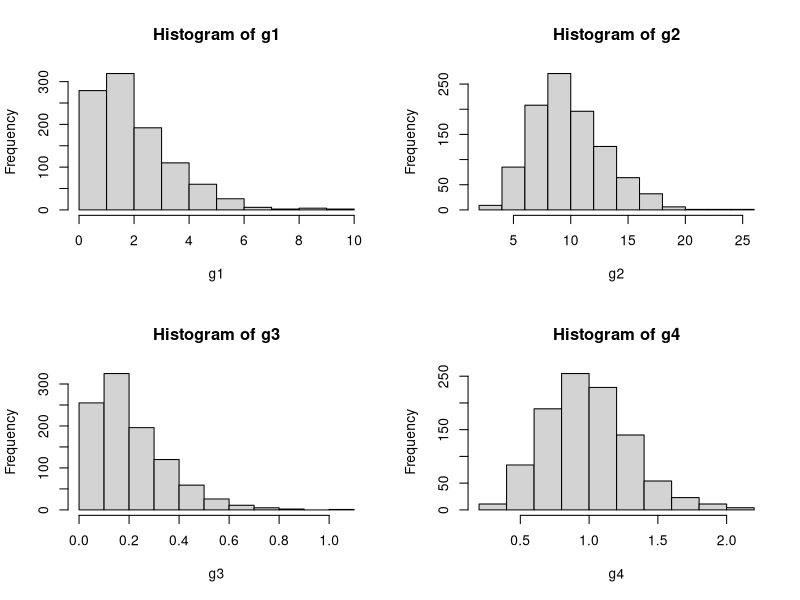
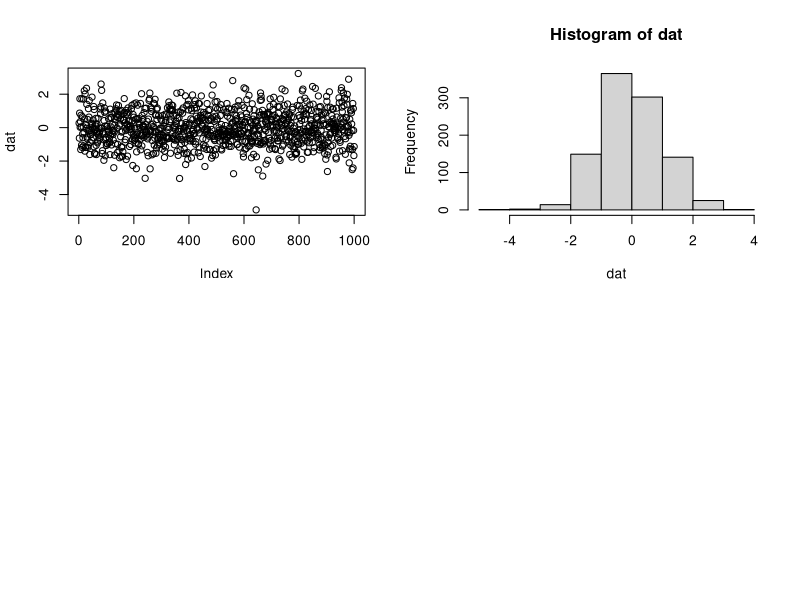

Source code (R) for these figures, in order: (Note: this script raises an error after producing the figures.)
## ---- chunk 1
set.seed(0)
g1 <- rgamma(1000, shape = 2, rate = 1)

set.seed(1)
g2 <- rgamma(1000, shape = 10, rate = 1)

set.seed(2)
g3 <- rgamma(1000, shape = 2, rate = 10)

set.seed(3)
g4 <- rgamma(1000, shape = 10, rate = 10)

par(mfrow = c(2,2))
hist(g1)
hist(g2)
hist(g3)
hist(g4)
## ---- chunk 2
(function(x, y){ z <- x^2 + y^2; x+y+z })(0:7, 1)
norm <- function(x) sqrt(x%*%x)
norm(1:4)

## ---- chunk 3
#Generate Random Data
set.seed(6)
dat <- rnorm(1000)
## ---- chunk 4
#Moffat 1D
#One Dimensional Moffat Model

#Model Formula
#f(x) = A(1+(x-mu)^2/gamma^2)^-alpha

#Parameters
#A = Amplitude
#mu = the x position of the maximum of the model 
#gamma = core width of the model
#alpha = power index

#Defaults
#Amplitude = 1
#mu = 0
#gamma = 1
#alpha = 1

dMoffat1D <- function(x, amplitude, mu, gamma, alpha){amplitude*(1+((x-mu)/gamma)^2)^-alpha}

Moffat1D_Deriv <- function(x, amplitude, mu, gamma, alpha){
  chain = (1 + (x - mu)^2 / gamma^2)
  d_A = chain^(-alpha)
  d_mu = 2*amplitude*alpha*(x - mu)*d_A/(chain*gamma^2)
  d_gamma = 2*amplitude*alpha*((x - mu)^2)*d_A/(chain*gamma^3)
  d_alpha = -amplitude*d_A*log(chain)
  
  return(d_A, d_mu, d_gamma, d_alpha)
}
  #@staticmethod
    #def fit_deriv(x, amplitude, x_0, gamma, alpha):
        #"""One dimensional Moffat model derivative with respect to parameters"""

        #fac = (1 + (x - x_0) ** 2 / gamma ** 2)
        #d_A = fac ** (-alpha)
        #d_x_0 = (2 * amplitude * alpha * (x - x_0) * d_A / (fac * gamma ** 2))
        #d_gamma = (2 * amplitude * alpha * (x - x_0) ** 2 * d_A /
        #           (fac * gamma ** 3))
        #d_alpha = -amplitude * d_A * np.log(fac)
        #return [d_A, d_x_0, d_gamma, d_alpha]

## ---- chunk 5
plot(dat)
hist(dat)
## ---- chunk 6
Moffat1D_Deriv(2, 1, 0, 1, 1)
## ---- chunk 7
set.seed(8)

data <- rgamma(1000, 4, 1)
plot(data)
hist(data)
beta = 2
alpha = 4

Gamma <- function(x){
  ((beta^alpha)/factorial(alpha-1))* x^(alpha-1)* exp(-beta*x)}
plot(Gamma, 0, 25)

optim(c(1), Gamma, method = "L-BFGS-B", lower = 0)
## ---- chunk 8
#optim example code
## "wild" function , global minimum at about -15.81515
fw <- function (x)
    10*sin(0.3*x)*sin(1.3*x^2) + 0.00001*x^4 + 0.2*x+80
plot(fw, -50, 50, n = 1000, main = "optim() minimising 'wild function'")

res <- optim(50, fw, method = "SANN",
             control = list(maxit = 20000, temp = 20, parscale = 20))
res
## ---- chunk 9
2^2
